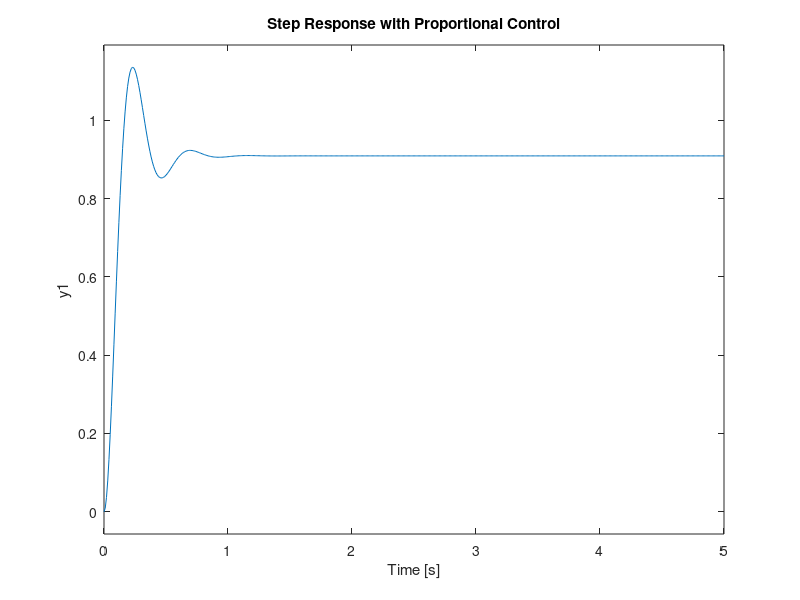
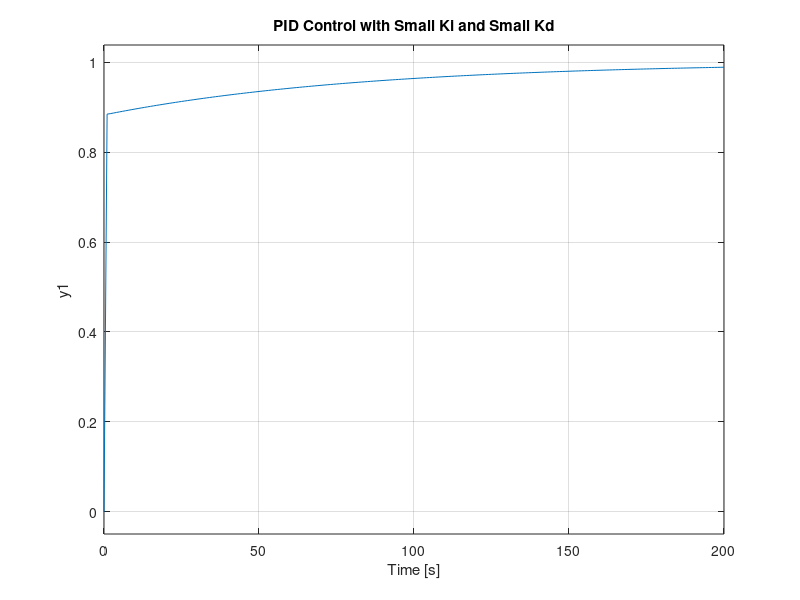
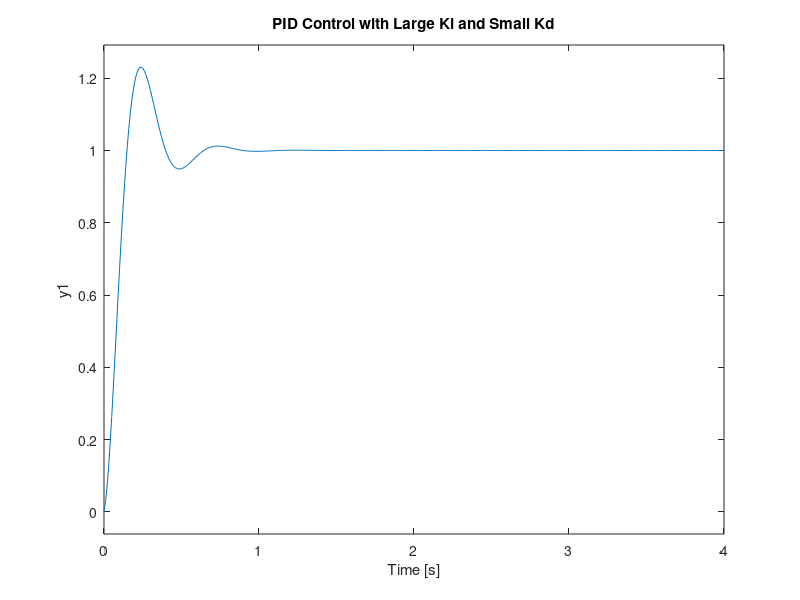
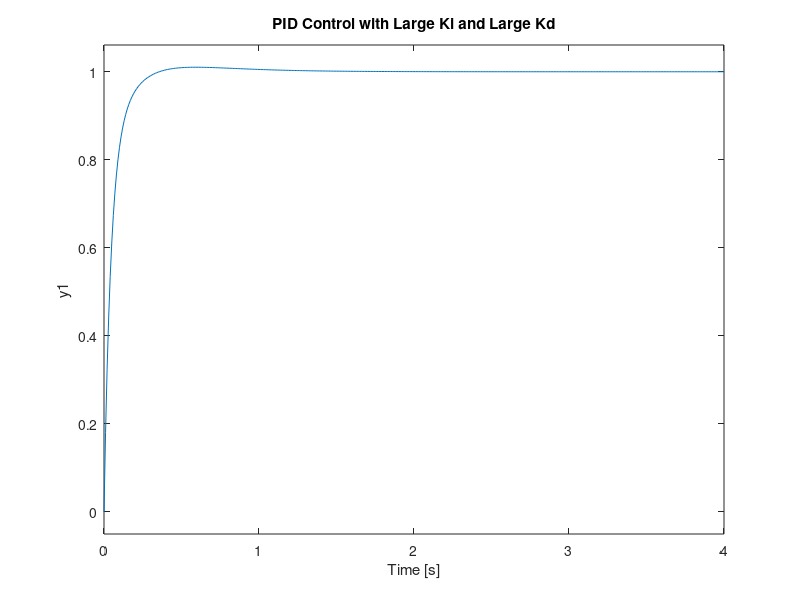

These figures' MATLAB source, in order:
% Define motor parameters
J = 0.01;  % Rotational inertia (kg·m^2) - This represents the inertia of the motor's rotor.
b = 0.1;   % Viscous friction coefficient (N·m·s) - This represents the damping or friction opposing the motor's motion.
K = 0.01;  % Electromotive force constant (V·s/rad) - This is the motor constant relating the back EMF and torque.
R = 1;     % Electric resistance (Ω) - This represents the resistance in the motor windings.
L = 0.5;   % Electric inductance (H) - This represents the inductance of the motor windings.

% Define transfer function variable
s = tf('s');  % Create a Laplace variable 's' for defining transfer functions in the s-domain.

% Define motor transfer function
P_motor = K / ((J*s + b)*(L*s + R) + K^2);  
% This is the open-loop transfer function of the DC motor, derived from its dynamic equations.

% Proportional Control
Kp = 100;  % Proportional gain - controls the system response speed and steady-state error.
C = pid(Kp);  % Define a PID controller with only proportional gain (no integral or derivative terms).
sys_cl = feedback(C*P_motor,1);  % Close the loop by connecting the controller with the plant (motor).

% Plot step response for proportional control
t = 0:0.01:5;  % Time vector for the simulation (from 0 to 5 seconds with a step of 0.01 seconds).
figure(1);  % Create a new figure window for plotting.
step(sys_cl,t);  % Plot the step response of the closed-loop system.
grid;  % Add grid lines to the plot for better readability.
title('Step Response with Proportional Control');  % Add a title to the plot.
% Purpose: To observe the behavior of the system with only proportional control.

% PID Control with Small Ki and Small Kd
Kp = 75;  % Proportional gain
Ki = 1;   % Integral gain - helps eliminate steady-state error over time.
Kd = 1;   % Derivative gain - helps reduce overshoot and improve stability.
C = pid(Kp,Ki,Kd);  % Define a PID controller with the given gains.
sys_cl = feedback(C*P_motor,1);  % Close the loop with the PID controller.

% Plot step response for initial PID control
figure(2);  % Create a new figure window for plotting.
step(sys_cl,[0:1:200]);  % Plot the step response over a larger time span (0 to 200 seconds).
title('PID Control with Small Ki and Small Kd');  % Add a title to the plot.
% Purpose: To observe how a small integral gain affects the system's steady-state error.

% PID Control with Large Ki and Small Kd
Kp = 100;  % Proportional gain
Ki = 200;  % Increased integral gain to speed up the elimination of steady-state error.
Kd = 1;    % Small derivative gain to control overshoot.
C = pid(Kp,Ki,Kd);  % Define a PID controller with the new gains.
sys_cl = feedback(C*P_motor,1);  % Close the loop with the updated PID controller.

% Plot step response for adjusted Ki
figure(3);  % Create a new figure window for plotting.
step(sys_cl, 0:0.01:4);  % Plot the step response over a shorter time span (0 to 4 seconds).
grid;  % Add grid lines to the plot.
title('PID Control with Large Ki and Small Kd');  % Add a title to the plot.
% Purpose: To see the effect of a larger integral gain on settling time and overshoot.

% PID Control with Large Ki and Large Kd
Kp = 100;  % Proportional gain
Ki = 200;  % Integral gain
Kd = 10;   % Increased derivative gain to further reduce overshoot and improve stability.
C = pid(Kp,Ki,Kd);  % Define a PID controller with the final gains.
sys_cl = feedback(C*P_motor,1);  % Close the loop with the final PID controller.

% Plot step response for final PID control
figure(4);  % Create a new figure window for plotting.
step(sys_cl, 0:0.01:4);  % Plot the step response over a short time span (0 to 4 seconds).
grid;  % Add grid lines to the plot.
title('PID Control with Large Ki and Large Kd');  % Add a title to the plot.
